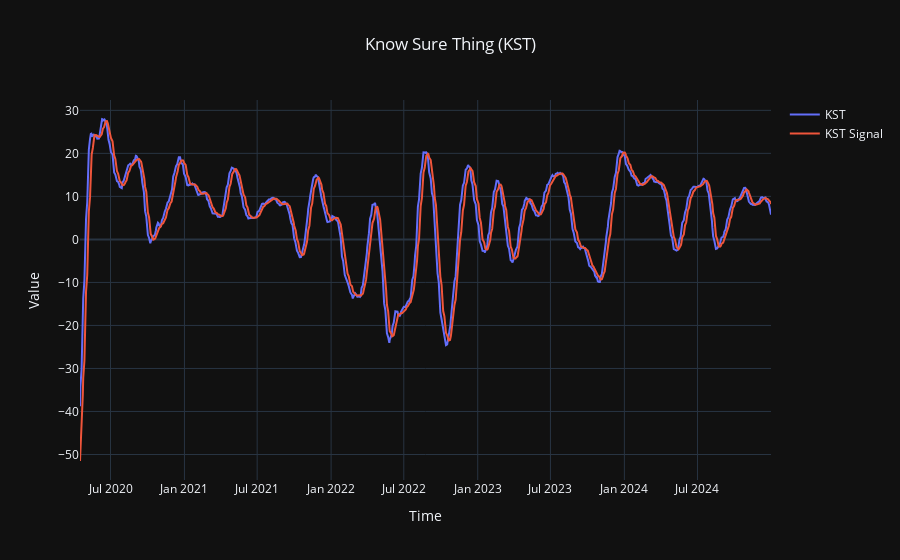

The code cell stored with this chart in its notebook:
### Code cell
fig = go.Figure()
fig.add_trace(go.Scatter(x=df_kst.index, y=df_kst['KST'], mode='lines', name='KST'))
fig.add_trace(go.Scatter(x=df_kst.index, y=df_kst['KST_signal'], mode='lines', name='KST Signal'))
fig.update_layout(title='Know Sure Thing (KST)',
                  title_x=0.5,
                  xaxis_title='Time',
                  yaxis_title='Value',
                  template='plotly_dark')
fig.show()

### Figure 1 — Plotly figure (JSON) as saved in the notebook; plotly's stock layout.template omitted (floating-point values rounded to 4 significant figures; data arrays with more than 128 entries replaced by an {"elided": "..."} marker saying what was removed)
{"data": [{"mode": "lines", "name": "KST", "type": "scatter", "x": {"elided": "1186 str values"}, "y": {"elided": "1186 float values"}}, {"mode": "lines", "name": "KST Signal", "type": "scatter", "x": {"elided": "1186 str values"}, "y": {"elided": "1186 float values"}}], "layout": {"title": {"text": "Know Sure Thing (KST)", "x": 0.5}, "xaxis": {"title": {"text": "Time"}}, "yaxis": {"title": {"text": "Value"}}}}
